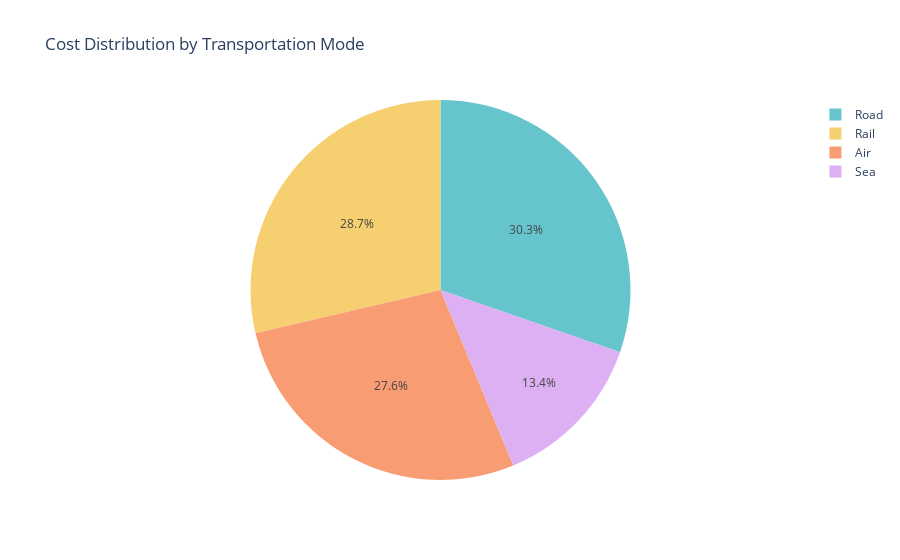

The notebook cell saved with this chart:
### Code cell
# Find out the cost distribution by transportation mode.

transportation_chart = px.pie(data,
                              values = 'Costs',
                              names = 'Transportation modes',
                              title = 'Cost Distribution by Transportation Mode',
                              color_discrete_sequence=px.colors.qualitative.Pastel)

transportation_chart.show()

### Figure 1 — Plotly figure (JSON) as saved in the notebook; plotly's stock layout.template omitted (floating-point values rounded to 4 significant figures)
{"data": [{"domain": {"x": [0, 1], "y": [0, 1]}, "hovertemplate": "Transportation modes=%{label}<br>Costs=%{value}<extra></extra>", "labels": ["Road", "Road", "Air", "Rail", "Air", "Road", "Sea", "Road", "Sea", "Rail", "Road", "Air", "Road", "Road", "Air", "Sea", "Air", "Air", "Sea", "Road", "Air", "Air", "Rail", "Rail", "Air", "Road", "Rail", "Sea", "Air", "Road", "Road", "Rail", "Road", "Sea", "Road", "Sea", "Air", "Sea", "Air", "Air", "Road", "Sea", "Road", "Air", "Rail", "Rail", "Road", "Rail", "Rail", "Rail", "Rail", "Road", "Air", "Air", "Road", "Sea", "Air", "Rail", "Road", "Air", "Rail", "Air", "Sea", "Sea", "Air", "Rail", "Road", "Sea", "Rail", "Air", "Road", "Road", "Rail", "Road", "Rail", "Air", "Rail", "Road", "Sea", "Air", "Sea", "Rail", "Road", "Road", "Air", "Road", "Rail", "Sea", "Sea", "Rail", "Rail", "Rail", "Rail", "Air", "Rail", "Air", "Road", "Road", "Rail", "Rail"], "legendgroup": "", "name": "", "showlegend": true, "type": "pie", "values": [187.8, 503.1, 141.9, 254.8, 923.4, 235.5, 134.4, 802.1, 505.6, 995.9, 806.1, 126.7, 403.0, 547.2, 929.2, 127.9, 865.5, 670.9, 593.5, 477.3, 493.9, 523.4, 205.6, 196.3, 758.7, 458.5, 617.9, 762.5, 123.4, 764.9, 880.1, 609.4, 761.2, 371.3, 510.4, 553.4, 403.8, 183.9, 339.7, 653.7, 529.8, 275.5, 635.7, 716.0, 610.5, 495.3, 380.4, 581.6, 768.7, 336.9, 496.2, 695.0, 602.9, 750.7, 814.1, 323.0, 832.2, 482.2, 110.4, 312.6, 430.2, 164.4, 320.8, 687.3, 771.2, 555.9, 393.8, 169.3, 299.7, 207.7, 183.3, 405.2, 677.9, 866.5, 341.6, 873.1, 997.4, 852.6, 323.6, 351.5, 787.8, 276.8, 590.0, 683.0, 465.5, 842.7, 264.3, 879.4, 103.9, 517.5, 990.1, 996.8, 230.1, 823.5, 846.7, 778.9, 188.7, 540.1, 882.2, 210.7]}], "layout": {"autosize": true, "legend": {"tracegroupgap": 0}, "piecolorway": ["rgb(102, 197, 204)", "rgb(246, 207, 113)", "rgb(248, 156, 116)", "rgb(220, 176, 242)", "rgb(135, 197, 95)", "rgb(158, 185, 243)", "rgb(254, 136, 177)", "rgb(201, 219, 116)", "rgb(139, 224, 164)", "rgb(180, 151, 231)", "rgb(179, 179, 179)"], "title": {"text": "Cost Distribution by Transportation Mode"}}}
